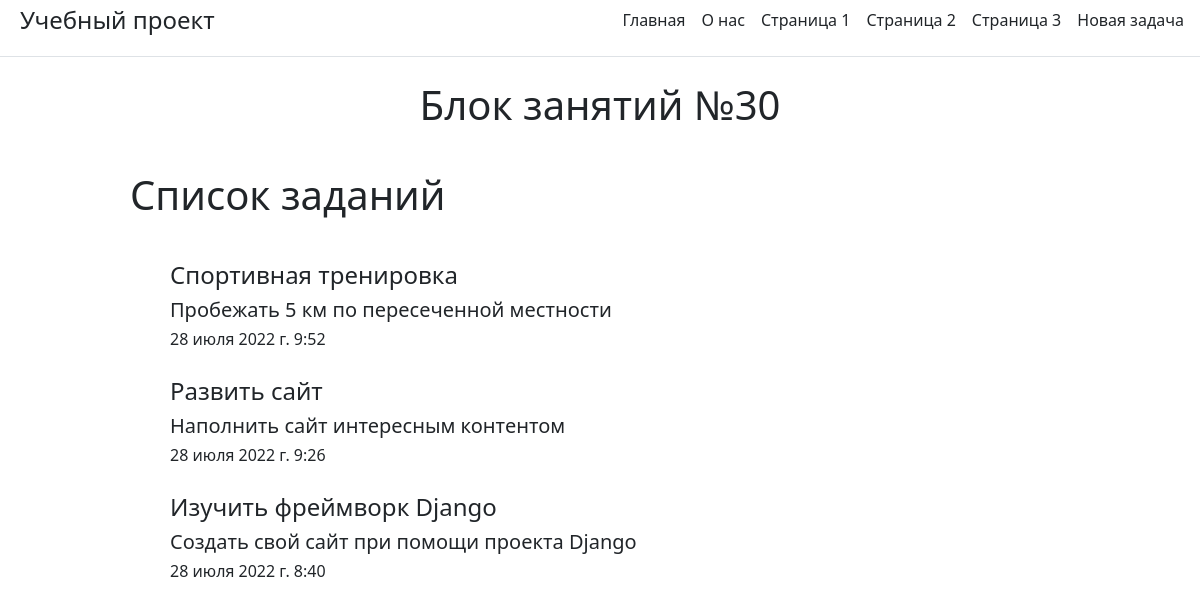
Before: / with the older database file.
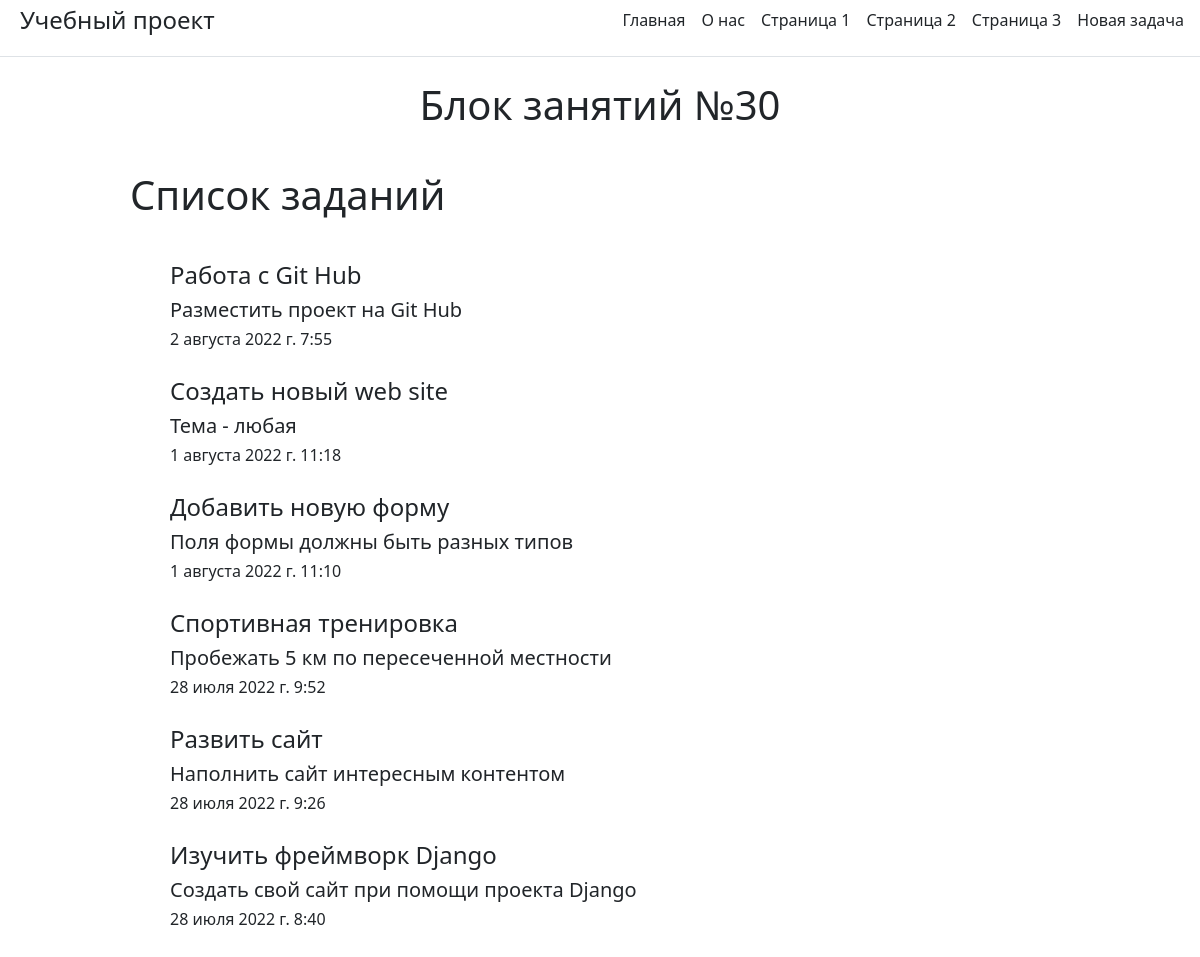
After: the same page with the newer database file.
### main/models.py (models this page shows)
class Task(models.Model):
    title = models.CharField(max_length=50)
    body = models.TextField()
    fio = models.CharField(max_length=100, default="")
    job = models.CharField(max_length=50, default="")
    created_on = models.DateTimeField(auto_now_add=True)
    last_modified = models.DateTimeField(auto_now=True)

### main/views.py (the view)
# urls.py: path('', views.index, name='home'),
def index(request):
    task = Task.objects.order_by("-created_on")
    parameters = {'title': 'Главная страница',
                  'tasks': task
                  }
    return render(request, 'index.html', parameters)

### main/templates/index.html (shortened to what this page needs)
{% extends "base.html" %}
{% block page_content %}
    <h1 align="center">Блок занятий №30</h1>
    <br>
     <div class="layer1">
         <h1 >Список заданий</h1><br>
         {% if tasks %}
             {% for i in tasks%}
                 <div class="layer2">
                 <h4 >{{i.title}}</h4>
                 <h5>{{i.body}}</h5>
                 <h6>{{i.created_on}}</h6>
                 </div>
             {%endfor%}
         {%else%}
            <h3>Список заданий пуст</h3>
         {% endif%}
     </div>
{% endblock %}

### main/templates/base.html (shortened to what this page needs)
<link rel="stylesheet"  href="https://cdn.jsdelivr.net/npm/bootstrap@5.1.3/dist/css/bootstrap.min.css">
<body background="https://www.firestock.ru/download/s/1ip8b3qqixgy9no/Fotolia_46795878_Subscription_XXL.jpg">
<div class="d-flex flex-column flex-md-row align-items-center pb-3 mb-4 border-bottom">
      <a href="/" class="d-flex align-items-center text-dark text-decoration-none">
         <span style="margin-left : 20px" class="fs-4">Учебный проект</span>
      </a>
      <nav class="d-inline-flex mt-2 mt-md-0 ms-md-auto">
        <a class="me-3 py-2 text-dark text-decoration-none" href="{% url 'home' %}">Главная</a>
        <a class="me-3 py-2 text-dark text-decoration-none" href="{% url 'about' %}">О нас</a>
        <a class="me-3 py-2 text-dark text-decoration-none" href="{% url 'page1' %}">Страница 1</a>
        <a class="me-3 py-2 text-dark text-decoration-none" href="{% url 'page2' %}">Страница 2</a>
        <a class="me-3 py-2 text-dark text-decoration-none" href="{% url 'page3' %}">Страница 3</a>
        <a class="me-3 py-2 text-dark text-decoration-none" href="{% url 'create' %}">Новая задача</a>
      </nav>
</div>
{% block page_content %}
{% endblock %}

### main/templates/index.html (style rules this page uses)
.layer1 { margin-left: 10%; padding: 10px; }
.layer2 { margin-left: 30px; padding: 10px; }

Changed rows visible on the page:
added Task: title "Работа с Git Hub", body "Разместить проект на Git Hub", created_on "2 августа 2022 г. 7:55"
added Task: title "Создать новый web site", body "Тема - любая", created_on "1 августа 2022 г. 11:18"
added Task: title "Добавить новую форму", body "Поля формы должны быть разных типов", created_on "1 августа 2022 г. 11:10"
